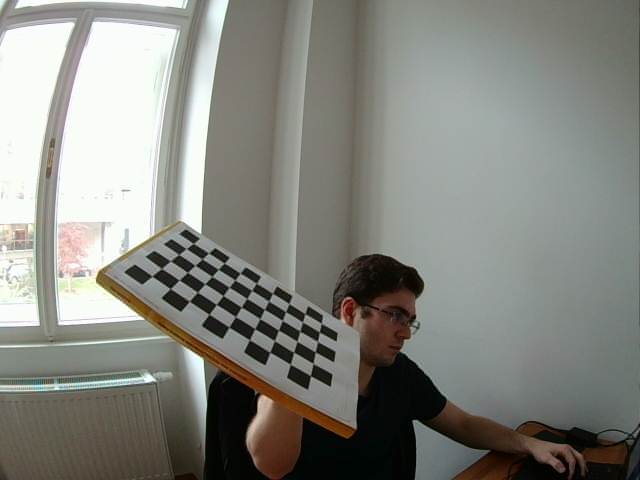
//> input picture image_files/Calibration_data/left0.png, 640 x 480 px
$ ./yolo_demo ../image_files/Calibration_data/left0.png   (built with g++ and OpenCV 4)
//> lines starting //> are read from the running program, lines starting //| are printed output that depends on the picture
#include <iostream>
#include <math.h>
#include <opencv2/opencv.hpp>

using namespace std;
using namespace cv;

int main(int argc, char* argv[])
{
	//Load image
	const char* input = argv[1];
	Mat src = imread(input, IMREAD_COLOR);
//> src is the input picture: 480 rows x 640 cols, CV_8UC3; mean B, G, R 127.5, 134.1, 133.1

	if (src.empty())
	{
		cout << "Failed to load " << input << endl;
		return -1;
	}

    //set parameter
    float sigma = 1;
    int kernel = 3;
    float sum = 0;

	//Create gaussian kernel
	Mat G_kernel(kernel, kernel, CV_32F, Scalar::all(0));
    for(int i=0; i<kernel; i++)
    {
        for(int j=0; j<kernel; j++)
        {
            G_kernel.at<float>(i,j) = exp((-1)*(pow((i)-int(kernel/2), 2)+pow((j)-int(kernel/2), 2))/2*pow(sigma, 2));
            sum = sum + G_kernel.at<float>(i,j);
        }
    }

    //creat Gray Mat
    Mat gray(src.rows, src.cols, CV_8U);
    cout << "rows = " << src.rows << endl;
//| rows = 480
    cout << "cols = " << src.cols << endl;
//| cols = 640

    //RGB to Gray = 0.299 * Red + 0.587 * Green + 0.114 * Blue
    for(int i=0; i<src.rows; i++)
    {
        for(int j=0; j<src.cols; j++)
        {
            gray.at<uchar>(i, j) = 0.114*src.at<uchar>(i, 3*j)
                                    + 0.587*src.at<uchar>(i, 3*j+1)
                                    + 0.299*src.at<uchar>(i, 3*j+2);
        }
    }
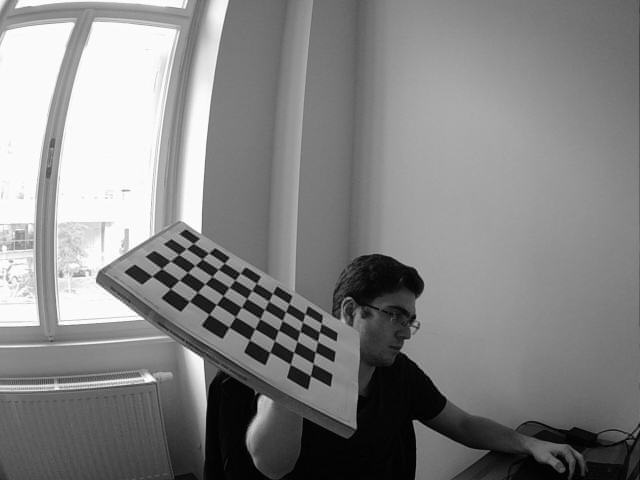
//> gray: 480 rows x 640 cols, CV_8UC1; min 0, max 255, mean 132.5

    //print blur kernel
    cout << "blur kernel:" << endl;
    for(int i=0; i<kernel; i++)
    {
        for(int j=0; j<kernel; j++)
        {
        cout << G_kernel.at<float>(i, j) << "\t" ;
        }
        cout << endl;
    }

    //convolution operation with Gaussian kernel
    Mat blur(gray.rows-2, gray.cols-2, CV_8U);

    for(int i=0; i<gray.rows-2; i++)
    {
        for(int j=0; j<gray.cols-2; j++)
        {
            int cal = 0;
            for(int k=0; k<kernel; k++)
            {
                for(int n=0; n<kernel; n++)
                {
                    cal = cal + G_kernel.at<float>(k, n)*gray.at<uchar>(i+k, j+n);
                }
            }
            blur.at<uchar>(i, j) = cal/sum;
        }
    }

    //Create sobel kernel
    Mat Gx_kernel(3, 3, CV_32F, Scalar::all(0));
    Gx_kernel.at<float>(0, 0) = -1.0;
    Gx_kernel.at<float>(1, 0) = -2.0;
    Gx_kernel.at<float>(2, 0) = -1.0;
    Gx_kernel.at<float>(0, 2) =  1.0;
    Gx_kernel.at<float>(1, 2) =  2.0;
    Gx_kernel.at<float>(2, 2) =  1.0;

    Mat Gy_kernel(3, 3, CV_32F, Scalar::all(0));
    Gy_kernel.at<float>(0, 0) = -1.0;
    Gy_kernel.at<float>(0, 1) = -2.0;
    Gy_kernel.at<float>(0, 2) = -1.0;
    Gy_kernel.at<float>(2, 0) =  1.0;
    Gy_kernel.at<float>(2, 1) =  2.0;
    Gy_kernel.at<float>(2, 2) =  1.0;

    //print Gx kernel
    cout << "Gx kernel:" << endl;
    for(int i=0; i<3; i++)
    {
        for(int j=0; j<3; j++)
        {
        cout << Gx_kernel.at<float>(i, j) << "\t" ;
        }
        cout << endl;
    }
    //print Gy kernel
    cout << "Gy kernel:" << endl;
    for(int i=0; i<3; i++)
    {
        for(int j=0; j<3; j++)
        {
        cout << Gy_kernel.at<float>(i, j) << "\t" ;
        }
        cout << endl;
    }

    //set parameter
    Mat Gx(gray.rows-4, gray.cols-4, CV_8U);
    Mat Gy(gray.rows-4, gray.cols-4, CV_8U);
    Mat G(gray.rows-4, gray.cols-4, CV_8U);
    Mat non_G(gray.rows-4, gray.cols-4, CV_8U);
    Mat canny(gray.rows-4, gray.cols-4, CV_8U);
    Mat result (src.rows, src.cols, CV_8UC3);
    float gradient[gray.rows-4][gray.cols -4] = {0};
    float angle[gray.rows-4][gray.cols -4] = {0};

    //convolution operation with Gx & Gy kernel
    //find the intensity and angle gradient of the image
    for(int i=0; i<gray.rows-4; i++)
    {
        for(int j=0; j<gray.cols-4; j++)
        {
            float cal = 0;
            float cal2 = 0;
            for(int k=0; k<3; k++)
            {
                for(int n=0; n<3; n++)
                {
                    cal = cal + Gx_kernel.at<float>(k, n)*gray.at<uchar>(i+k, j+n);
                    cal2 = cal2 + Gy_kernel.at<float>(k, n)*gray.at<uchar>(i+k, j+n);
                }
            }
            if(cal<0){cal = 0;}
            else if(cal>255){cal = 255;}
            if(cal2<0){cal2 = 0;}
            else if(cal2>255){cal2 = 255;}
            Gx.at<uchar>(i, j) = cal;
            Gy.at<uchar>(i, j) = cal2;
            gradient[i][j] = sqrt(pow(cal, 2)+pow(cal2, 2));
            if(gradient[i][j]>255){gradient[i][j] = 255;}

            if(cal==0) {angle[i][j] = 90;}
            angle[i][j] = atan(cal2/cal)*180/3.14;
            if(angle[i][j]< 22.5 && angle[i][j]>-22.5){angle[i][j] = 0;}
            else if(angle[i][j]< 67.5 && angle[i][j]> 22.5){angle[i][j] = 45;}
            else if(angle[i][j]<-22.5 && angle[i][j]>-67.5){angle[i][j] = 135;}
            else if(angle[i][j]<-67.5 || angle[i][j]> 67.5){angle[i][j] = 90;}
            G.at<uchar>(i, j) = gradient[i][j];
            if(gradient[i][j]>255){G.at<uchar>(i, j)=255;}
        }
    }
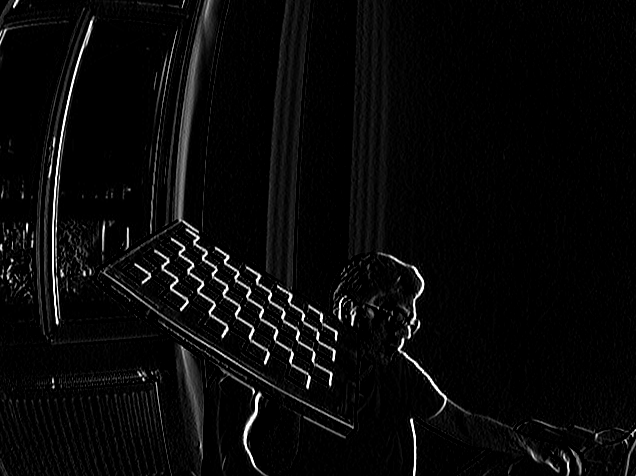
//> Gx: 476 rows x 636 cols, CV_8UC1; min 0, max 255, mean 9.2
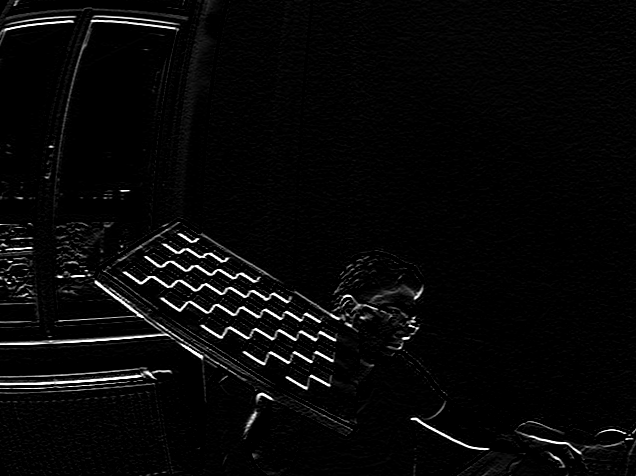
//> Gy: 476 rows x 636 cols, CV_8UC1; min 0, max 255, mean 8
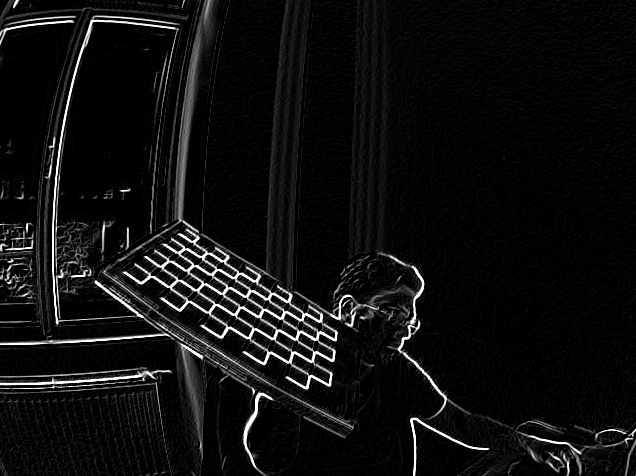
//> G: 476 rows x 636 cols, CV_8UC1; min 0, max 255, mean 15.7

    //Non-maximum suppression
    for(int i=1; i<G.rows-1; i++)
    {
        for(int j=1; j<G.cols-1; j++)
        {
            if(angle[i][j]==0)
            {
                if(gradient[i][j]<gradient[i][j-1]){gradient[i][j]=0;}
                else{gradient[i][j-1]=0;}
                if(gradient[i][j]<gradient[i][j+1]){gradient[i][j]=0;}
                else{gradient[i][j+1]=0;}
                if(gradient[i][j+1]<gradient[i][j-1]){gradient[i][j+1]=0;}
                else{gradient[i][j-1]=0;}
            }
            else if(angle[i][j]==45)
            {
                if(gradient[i][j]<gradient[i+1][j-1]){gradient[i][j]=0;}
                else{gradient[i+1][j-1]=0;}
                if(gradient[i][j]<gradient[i-1][j+1]){gradient[i][j]=0;}
                else{gradient[i-1][j+1]=0;}
                if(gradient[i+1][j-1]<gradient[i-1][j+1]){gradient[i+1][j-1]=0;}
                else{gradient[i-1][j+1]=0;}
            }
            else if(angle[i][j]==90)
            {
                if(gradient[i][j]<gradient[i-1][j]){gradient[i][j]=0;}
                else{gradient[i-1][j]=0;}
                if(gradient[i][j]<gradient[i+1][j]){gradient[i][j]=0;}
                else{gradient[i+1][j]=0;}
                if(gradient[i+1][j]<gradient[i-1][j]){gradient[i+1][j]=0;}
                else{gradient[i-1][j]=0;}
            }
            else if(angle[i][j]==135)
            {
                if(gradient[i][j]<gradient[i-1][j-1]){gradient[i][j]=0;}
                else{gradient[i-1][j-1]=0;}
                if(gradient[i][j]<gradient[i+1][j+1]){gradient[i][j]=0;}
                else{gradient[i+1][j+1]=0;}
                if(gradient[i+1][j+1]<gradient[i-1][j-1]){gradient[i+1][j+1]=0;}
                else{gradient[i-1][j-1]=0;}
            }
            non_G.at<uchar>(i, j) = gradient[i][j];
            if(gradient[i][j]>255){non_G.at<uchar>(i, j)=255;}
        }
    }
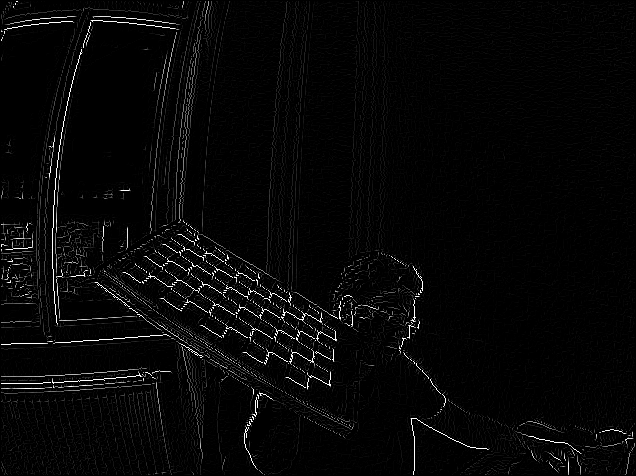
//> non_G: 476 rows x 636 cols, CV_8UC1; min 0, max 255, mean 7.1

    //set paramete
    int H_thresd = 100;
    int L_thresd = 100;

    namedWindow("tweak");
    createTrackbar("H_thres", "tweak", &H_thresd, 256);
    createTrackbar("L_thres2", "tweak", &L_thresd, 256);

    //Connect Weak Edge & draw on source image
    while(1)
    {
        for(int i=0; i<non_G.rows; i++)
        {
            for(int j=0; j<non_G.cols; j++)
            {
                result.at<uchar>(i+2, 3*(j+2)) = src.at<uchar>(i+2, 3*(j+2));
                result.at<uchar>(i+2, 3*(j+2)+1) = src.at<uchar>(i+2, 3*(j+2)+1);
                result.at<uchar>(i+2, 3*(j+2)+2) = src.at<uchar>(i+2, 3*(j+2)+2);
                canny.at<uchar>(i, j) = 0;
                if(non_G.at<uchar>(i, j) > H_thresd)
                {
                    canny.at<uchar>(i,j) = 255;
                    result.at<uchar>(i+2, 3*(j+2)) = 0;
                    result.at<uchar>(i+2, 3*(j+2)+1) = 255;
                    result.at<uchar>(i+2, 3*(j+2)+2) = 0;
                }
                else if(non_G.at<uchar>(i, j) < L_thresd){canny.at<uchar>(i,j) = 0;}
                else
                {
                    for(int k=-1; k<2; k++)
                    {
                        for(int n=-1; n<2; n++)
                        {
                            //if(non_G.at<uchar>(i+k, j+n) > H_thresd)
                            if(canny.at<uchar>(i+k, j+n) ==255)
                            {
                                canny.at<uchar>(i, j) = 255;
                                result.at<uchar>(i+2, 3*(j+2)) = 0;
                                result.at<uchar>(i+2, 3*(j+2)+1) = 255;
                                result.at<uchar>(i+2, 3*(j+2)+2) = 0;
                            }
                        }
                    }
                }
            }
        }
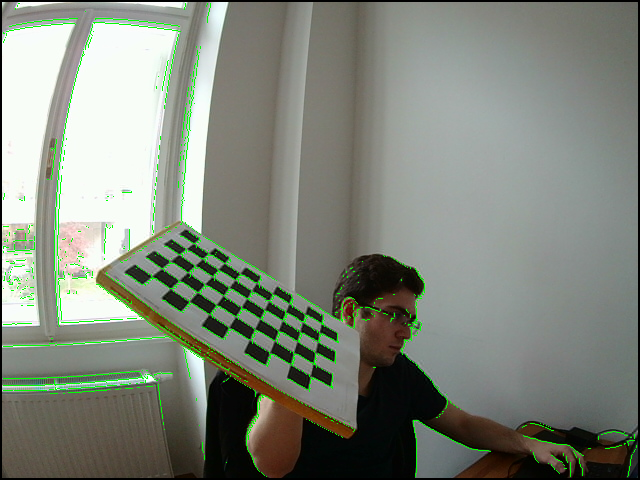
//> result: 480 rows x 640 cols, CV_8UC3; mean B, G, R 123.1, 134.3, 128.5
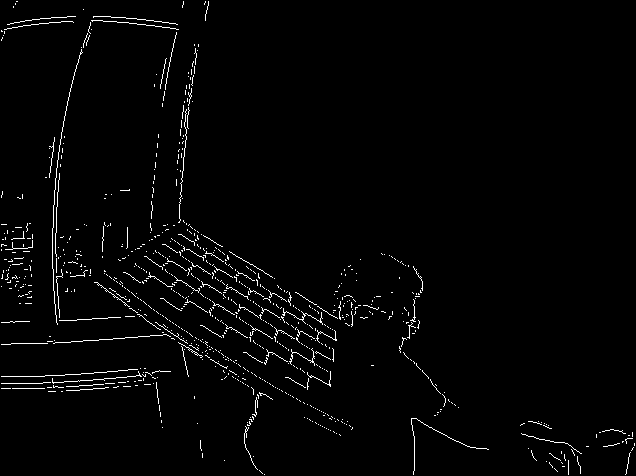
//> canny: 476 rows x 636 cols, CV_8UC1; 2% white in thin lines or dots

    	//Show result
    	//imshow("input", src);
    	//imshow("Gray", gray);
        //imshow("blur", blur);
        imshow("Gx", Gx);
        imshow("Gy", Gy);
        imshow("G", G);
        //imshow("NON_Maximal", non_G);
        imshow("canny", canny);
        imshow("result", result);

        char kbin = waitKey(30);
//> the Esc key is pressed
        if(kbin == 27){break;}
    }

	destroyAllWindows();

	return 0;
}

$ run again, on image_files/Calibration_data/left10.png
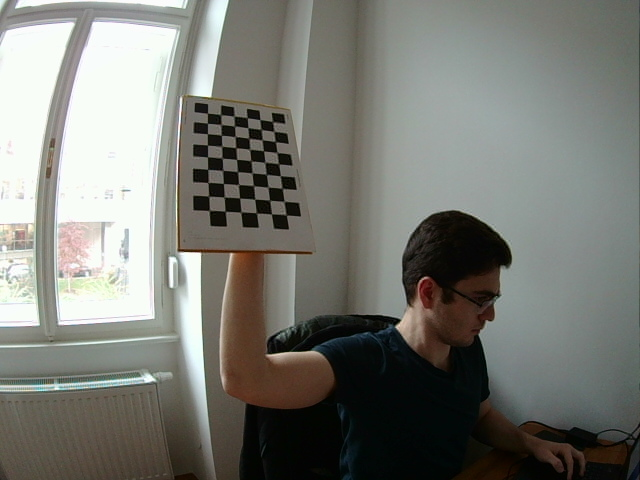
//> input picture image_files/Calibration_data/left10.png, 640 x 480 px
//> src is the input picture: 480 rows x 640 cols, CV_8UC3; mean B, G, R 116.1, 122.4, 121.4
//| rows = 480
//| cols = 640
//> after the loop `for(int i=0; i<gray.rows-4; i++)`:
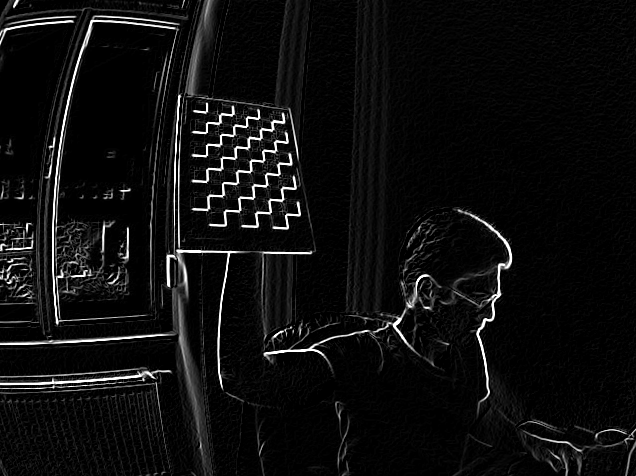
//> G: 476 rows x 636 cols, CV_8UC1; min 0, max 255, mean 14.4
//> after the loop `for(int i=0; i<non_G.rows; i++)`:
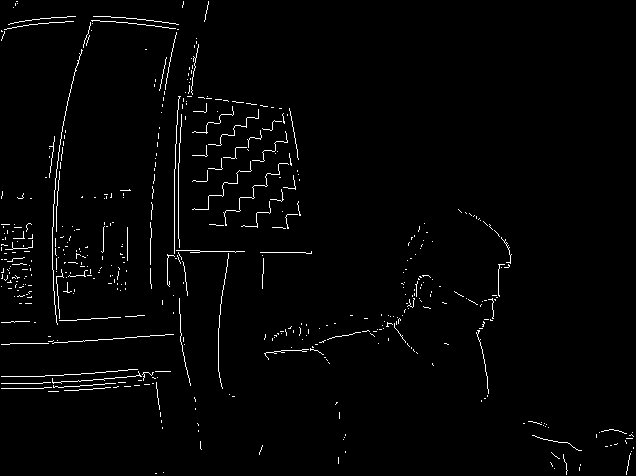
//> canny: 476 rows x 636 cols, CV_8UC1; 1.8% white in thin lines or dots

$ run again, on image_files/Calibration_data/left11.png
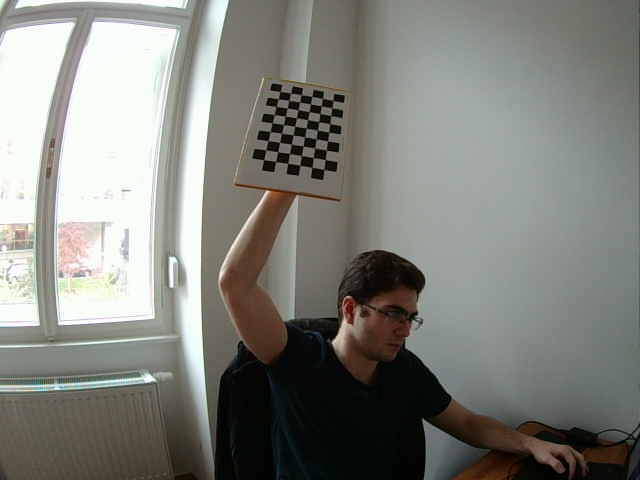
//> input picture image_files/Calibration_data/left11.png, 640 x 480 px
//> src is the input picture: 480 rows x 640 cols, CV_8UC3; mean B, G, R 124.3, 130.6, 129.2
//| rows = 480
//| cols = 640
//> after the loop `for(int i=0; i<gray.rows-4; i++)`:
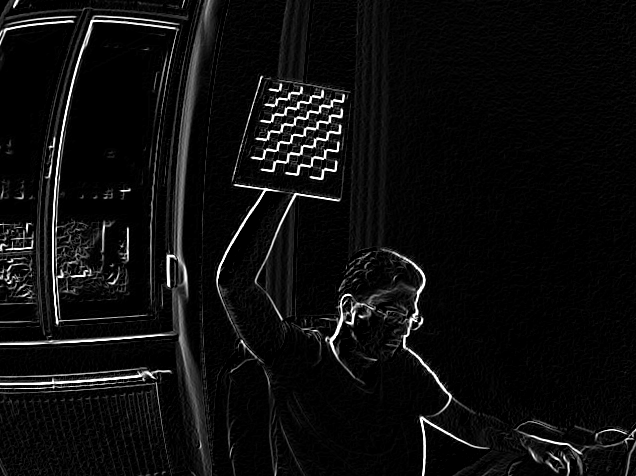
//> G: 476 rows x 636 cols, CV_8UC1; min 0, max 255, mean 13.9
//> after the loop `for(int i=0; i<non_G.rows; i++)`:
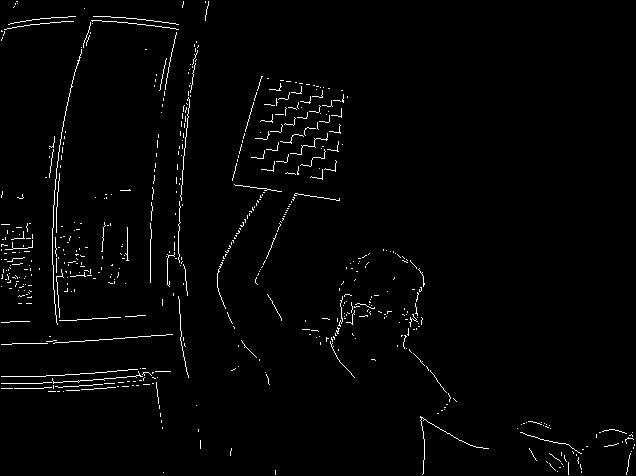
//> canny: 476 rows x 636 cols, CV_8UC1; 1.8% white in thin lines or dots

$ run again, on image_files/Calibration_data/left12.png
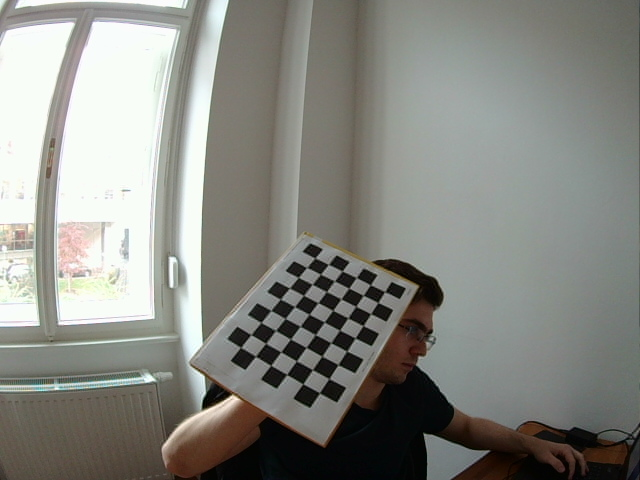
//> input picture image_files/Calibration_data/left12.png, 640 x 480 px
//> src is the input picture: 480 rows x 640 cols, CV_8UC3; mean B, G, R 130.1, 136.2, 135.5
//| rows = 480
//| cols = 640
//> after the loop `for(int i=0; i<non_G.rows; i++)`:
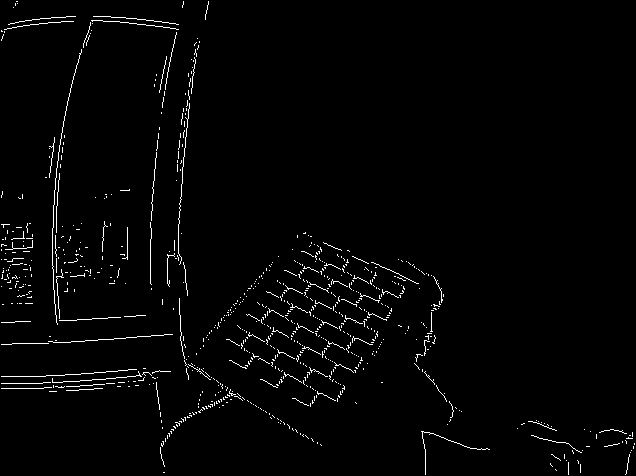
//> canny: 476 rows x 636 cols, CV_8UC1; 1.9% white in thin lines or dots
